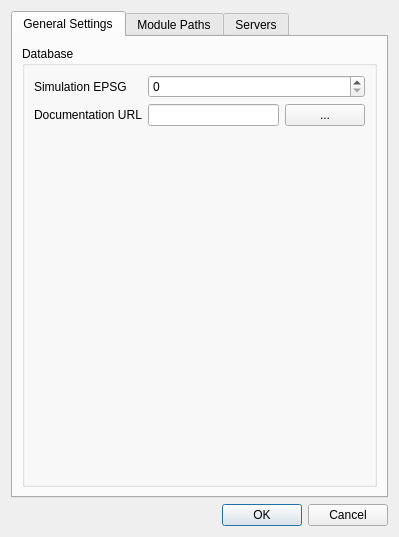
<?xml version="1.0" encoding="UTF-8"?>
<ui version="4.0">
 <class>Preferences</class>
 <widget class="QDialog" name="Preferences">
  <property name="geometry">
   <rect>
    <x>0</x>
    <y>0</y>
    <width>399</width>
    <height>537</height>
   </rect>
  </property>
  <property name="windowTitle">
   <string>Dialog</string>
  </property>
  <property name="modal">
   <bool>true</bool>
  </property>
  <layout class="QVBoxLayout" name="verticalLayout">
   <item>
    <widget class="QTabWidget" name="tabWidget">
     <property name="currentIndex">
      <number>0</number>
     </property>
     <widget class="QWidget" name="tab_4">
      <attribute name="title">
       <string>General Settings</string>
      </attribute>
      <layout class="QVBoxLayout" name="verticalLayout_6">
       <item>
        <widget class="QGroupBox" name="groupBox_5">
         <property name="title">
          <string>Database</string>
         </property>
         <layout class="QGridLayout" name="gridLayout_10">
          <item row="1" column="0">
           <widget class="QLabel" name="label_7">
            <property name="text">
             <string>Documentation URL</string>
            </property>
           </widget>
          </item>
          <item row="2" column="0">
           <spacer name="verticalSpacer_2">
            <property name="orientation">
             <enum>Qt::Vertical</enum>
            </property>
            <property name="sizeHint" stdset="0">
             <size>
              <width>20</width>
              <height>40</height>
             </size>
            </property>
           </spacer>
          </item>
          <item row="1" column="1">
           <widget class="QLineEdit" name="lineEdit_doc_url"/>
          </item>
          <item row="0" column="1" colspan="2">
           <widget class="QSpinBox" name="spinBox_EPSG">
            <property name="maximum">
             <number>1000000</number>
            </property>
           </widget>
          </item>
          <item row="0" column="0">
           <widget class="QLabel" name="label_6">
            <property name="text">
             <string>Simulation EPSG</string>
            </property>
           </widget>
          </item>
          <item row="1" column="2">
           <widget class="QPushButton" name="pushButton_doc_url">
            <property name="text">
             <string>...</string>
            </property>
           </widget>
          </item>
         </layout>
        </widget>
       </item>
      </layout>
     </widget>
     <widget class="QWidget" name="tab">
      <attribute name="title">
       <string>Module Paths</string>
      </attribute>
      <layout class="QVBoxLayout" name="verticalLayout_2">
       <item>
        <widget class="QGroupBox" name="groupBox_3">
         <property name="minimumSize">
          <size>
           <width>0</width>
           <height>100</height>
          </size>
         </property>
         <property name="title">
          <string>Native Modules</string>
         </property>
         <layout class="QGridLayout" name="gridLayout_6">
          <item row="1" column="0">
           <layout class="QGridLayout" name="gridLayout_5">
            <item row="1" column="1">
             <widget class="QLineEdit" name="lineEdit_NativeModule"/>
            </item>
            <item row="1" column="2">
             <widget class="QPushButton" name="pushButton_NativeModule">
              <property name="minimumSize">
               <size>
                <width>10</width>
                <height>0</height>
               </size>
              </property>
              <property name="text">
               <string>...</string>
              </property>
             </widget>
            </item>
            <item row="1" column="3">
             <widget class="QPushButton" name="pushButton_NativeModuleRemove">
              <property name="minimumSize">
               <size>
                <width>10</width>
                <height>0</height>
               </size>
              </property>
              <property name="text">
               <string>-</string>
              </property>
             </widget>
            </item>
            <item row="1" column="4">
             <widget class="QPushButton" name="pushButton_NativeModuleAdd">
              <property name="minimumSize">
               <size>
                <width>10</width>
                <height>0</height>
               </size>
              </property>
              <property name="text">
               <string>+</string>
              </property>
             </widget>
            </item>
            <item row="0" column="1" colspan="4">
             <widget class="QListWidget" name="listWidget_NativeModule"/>
            </item>
           </layout>
          </item>
         </layout>
        </widget>
       </item>
       <item>
        <widget class="QGroupBox" name="groupBox">
         <property name="title">
          <string>Python Module Paths</string>
         </property>
         <layout class="QGridLayout" name="gridLayout">
          <item row="3" column="1">
           <widget class="QLineEdit" name="lineEdit"/>
          </item>
          <item row="3" column="2">
           <widget class="QPushButton" name="pushButton">
            <property name="minimumSize">
             <size>
              <width>10</width>
              <height>0</height>
             </size>
            </property>
            <property name="text">
             <string>...</string>
            </property>
           </widget>
          </item>
          <item row="0" column="1" colspan="4">
           <widget class="QListWidget" name="listWidget"/>
          </item>
          <item row="3" column="3">
           <widget class="QPushButton" name="pushButton_3">
            <property name="minimumSize">
             <size>
              <width>10</width>
              <height>0</height>
             </size>
            </property>
            <property name="text">
             <string>-</string>
            </property>
           </widget>
          </item>
          <item row="3" column="4">
           <widget class="QPushButton" name="pushButton_2">
            <property name="minimumSize">
             <size>
              <width>10</width>
              <height>0</height>
             </size>
            </property>
            <property name="text">
             <string>+</string>
            </property>
           </widget>
          </item>
         </layout>
        </widget>
       </item>
       <item>
        <widget class="QGroupBox" name="groupBox_2">
         <property name="title">
          <string>Simulation Paths</string>
         </property>
         <layout class="QVBoxLayout" name="verticalLayout_3">
          <item>
           <layout class="QGridLayout" name="gridLayout_2">
            <item row="0" column="0" colspan="4">
             <widget class="QListWidget" name="listWidget_VIBePath"/>
            </item>
            <item row="1" column="0">
             <widget class="QLineEdit" name="lineEdit_VIBePath"/>
            </item>
            <item row="1" column="1">
             <widget class="QPushButton" name="pushButton_VIBePath">
              <property name="minimumSize">
               <size>
                <width>10</width>
                <height>0</height>
               </size>
              </property>
              <property name="text">
               <string>...</string>
              </property>
             </widget>
            </item>
            <item row="1" column="2">
             <widget class="QPushButton" name="pushButton_VIBePathRemove">
              <property name="minimumSize">
               <size>
                <width>10</width>
                <height>0</height>
               </size>
              </property>
              <property name="text">
               <string>-</string>
              </property>
             </widget>
            </item>
            <item row="1" column="3">
             <widget class="QPushButton" name="pushButton_VIBePathAdd">
              <property name="minimumSize">
               <size>
                <width>10</width>
                <height>0</height>
               </size>
              </property>
              <property name="text">
               <string>+</string>
              </property>
             </widget>
            </item>
           </layout>
          </item>
         </layout>
        </widget>
       </item>
      </layout>
     </widget>
     <widget class="QWidget" name="tab_3">
      <attribute name="title">
       <string>Servers</string>
      </attribute>
      <layout class="QVBoxLayout" name="verticalLayout_4">
       <item>
        <widget class="QGroupBox" name="groupBox_4">
         <property name="minimumSize">
          <size>
           <width>0</width>
           <height>100</height>
          </size>
         </property>
         <property name="title">
          <string>WFS Server</string>
         </property>
         <layout class="QGridLayout" name="gridLayout_7">
          <item row="1" column="0">
           <layout class="QGridLayout" name="gridLayout_8">
            <item row="1" column="1">
             <widget class="QPushButton" name="pushButton_remove_wfs">
              <property name="minimumSize">
               <size>
                <width>10</width>
                <height>0</height>
               </size>
              </property>
              <property name="text">
               <string>-</string>
              </property>
             </widget>
            </item>
            <item row="1" column="2">
             <widget class="QPushButton" name="pushButton_add_wfs">
              <property name="minimumSize">
               <size>
                <width>10</width>
                <height>0</height>
               </size>
              </property>
              <property name="text">
               <string>+</string>
              </property>
             </widget>
            </item>
            <item row="0" column="1" colspan="2">
             <widget class="QTreeWidget" name="treeWidget_wfs_server">
              <column>
               <property name="text">
                <string notr="true">1</string>
               </property>
              </column>
             </widget>
            </item>
           </layout>
          </item>
         </layout>
        </widget>
       </item>
      </layout>
     </widget>
    </widget>
   </item>
   <item>
    <widget class="QDialogButtonBox" name="buttonBox">
     <property name="orientation">
      <enum>Qt::Horizontal</enum>
     </property>
     <property name="standardButtons">
      <set>QDialogButtonBox::Cancel|QDialogButtonBox::Ok</set>
     </property>
    </widget>
   </item>
  </layout>
 </widget>
 <resources/>
 <connections>
  <connection>
   <sender>buttonBox</sender>
   <signal>accepted()</signal>
   <receiver>Preferences</receiver>
   <slot>accept()</slot>
   <hints>
    <hint type="sourcelabel">
     <x>248</x>
     <y>254</y>
    </hint>
    <hint type="destinationlabel">
     <x>157</x>
     <y>274</y>
    </hint>
   </hints>
  </connection>
  <connection>
   <sender>buttonBox</sender>
   <signal>rejected()</signal>
   <receiver>Preferences</receiver>
   <slot>reject()</slot>
   <hints>
    <hint type="sourcelabel">
     <x>316</x>
     <y>260</y>
    </hint>
    <hint type="destinationlabel">
     <x>286</x>
     <y>274</y>
    </hint>
   </hints>
  </connection>
 </connections>
</ui>
